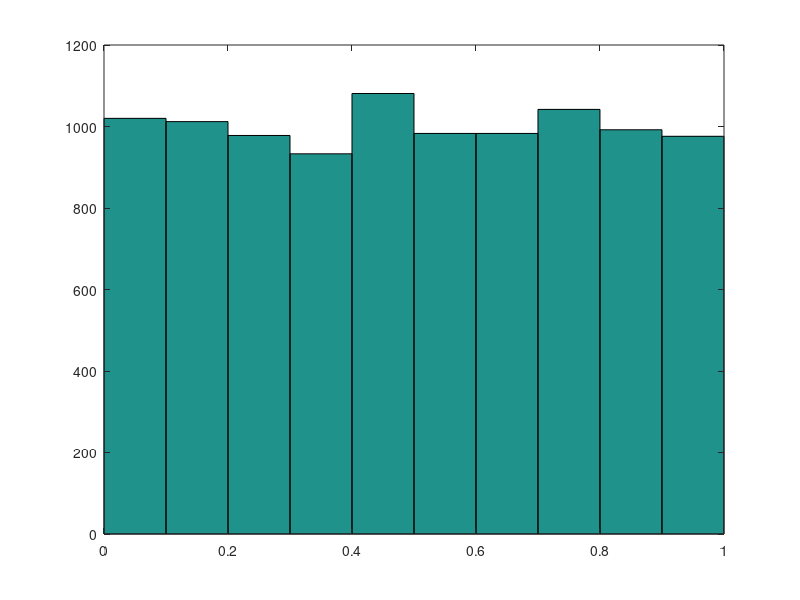
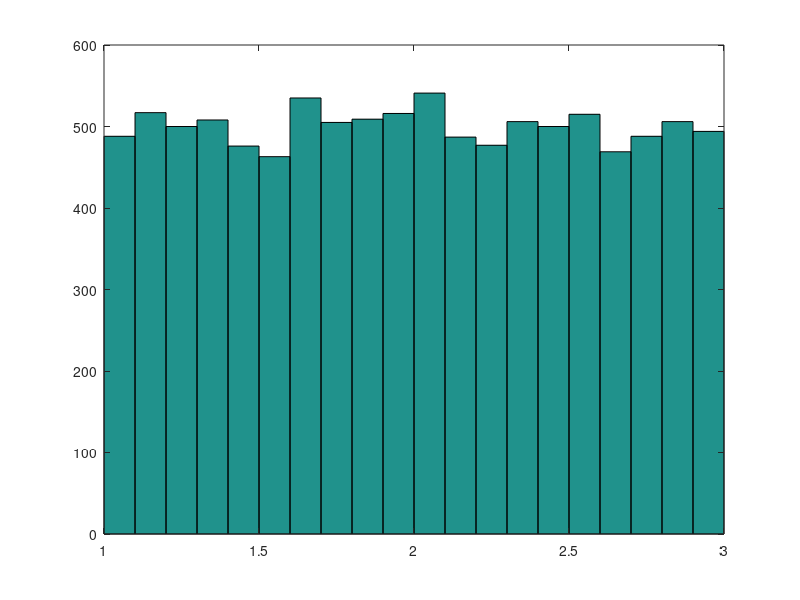
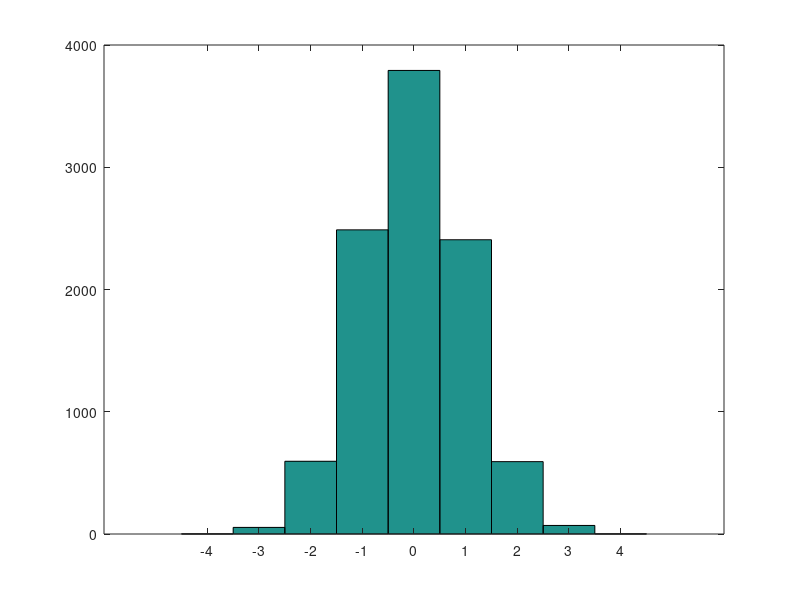

MATLAB code to generate these figures, in order:
%Gino Rospigliosi
%ENME392 Spring 19
%Section 0201
%HW2
%%
%Problem 2(a)
%Random variable samples
N=10000;
%Uniformly distributed between 0 and 1
x=rand(N,1);
figure(1)
hist(x)
%%
%Problem 2(b)
%Random variable samples
N=10000;
y=1+2*rand(N,1);
%Uniformly distributed between 1 and 3
figure(2)
%20 bins
hist(y,20)
%%
%Problem 2(c)
%Random variable samples
N=10000;
%Normally distributed
z=randn(N,1);
figure(3)
%Centered around 0
hist(z,[-4:1:4])
%%
%Problem 5
%Radius of circle
R=1;
n=100;
area_of_square=4; 
x=2*(rand(n,1)-0.5);
y=2*(rand(n,1)-0.5);
%Distance of each point from origin
d=abs(sqrt((x.*x)+(y.*y)));
%Initialize sum
points_in_circle=0 ;
%Counter
for (i=1:n)
   r=d(i);
%Radius of 1 or below is in the circle
    if (r<=R)
     points_in_circle= points_in_circle + 1;
    end
end
area_of_circle=area_of_square*(points_in_circle/n)
%%
%With N=10000 samples
%Radius of circle
R=1;
N=10000;
area_of_square=4; 
x=2*(rand(N,1)-0.5);
y=2*(rand(N,1)-0.5);
%Distance of each point from origin
d=abs(sqrt((x.*x)+(y.*y)));
%Initialize sum
points_in_circle=0;
%Counter
for (i=1:N)
   r=d(i);
%Radius of 1 or below is in the circle
    if (r<=R)
     points_in_circle=points_in_circle + 1;
    end
end
area_of_circle=area_of_square*(points_in_circle/N)

